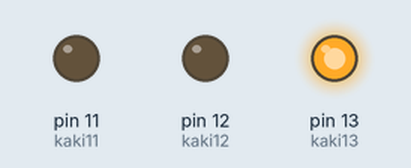
Recording of a sketch running on a simulated Arduino Uno, built with avr-gcc and run on an emulated ATmega328P. On the bench: output pins drawn as LEDs (lit = HIGH).

Above: at 0.2 s.
At 1.2 s:
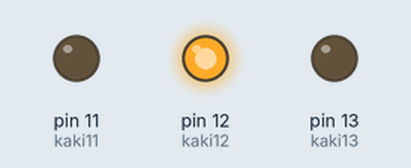
At 2.2 s:
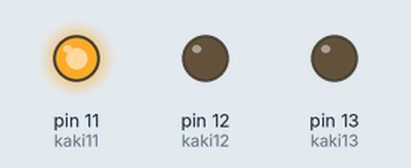
At 5.7 s:
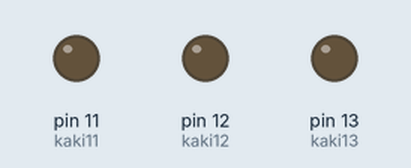
Timing chart, 0 to 6.9 s (numbered marks = the images above):
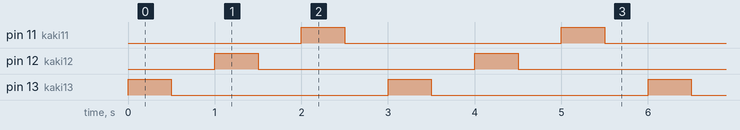

Measured:
- by itself, pin 11 (kaki11), pin 12 (kaki12), pin 13 (kaki13): alternates HIGH for 0.50 s and LOW for 2.5 s
- by itself, everything shown: repeats every 3.0 s, in 6 steps

The sketch:

3_led_trafik.ino
```cpp
int kaki13=13;
int kaki12=12;
int kaki11=11;

void setup() {
  pinMode(kaki13, OUTPUT);
  pinMode(kaki12, OUTPUT);
  pinMode(kaki11, OUTPUT);
}

void loop() {
  digitalWrite(kaki13, HIGH);
  delay(500);
  digitalWrite(kaki13, LOW);
  delay(500);
  digitalWrite(kaki12, HIGH);
  delay(500);
  digitalWrite(kaki12, LOW);
  delay(500);
  digitalWrite(kaki11, HIGH);
  delay(500);
  digitalWrite(kaki11, LOW);
  delay(500);
}
```
